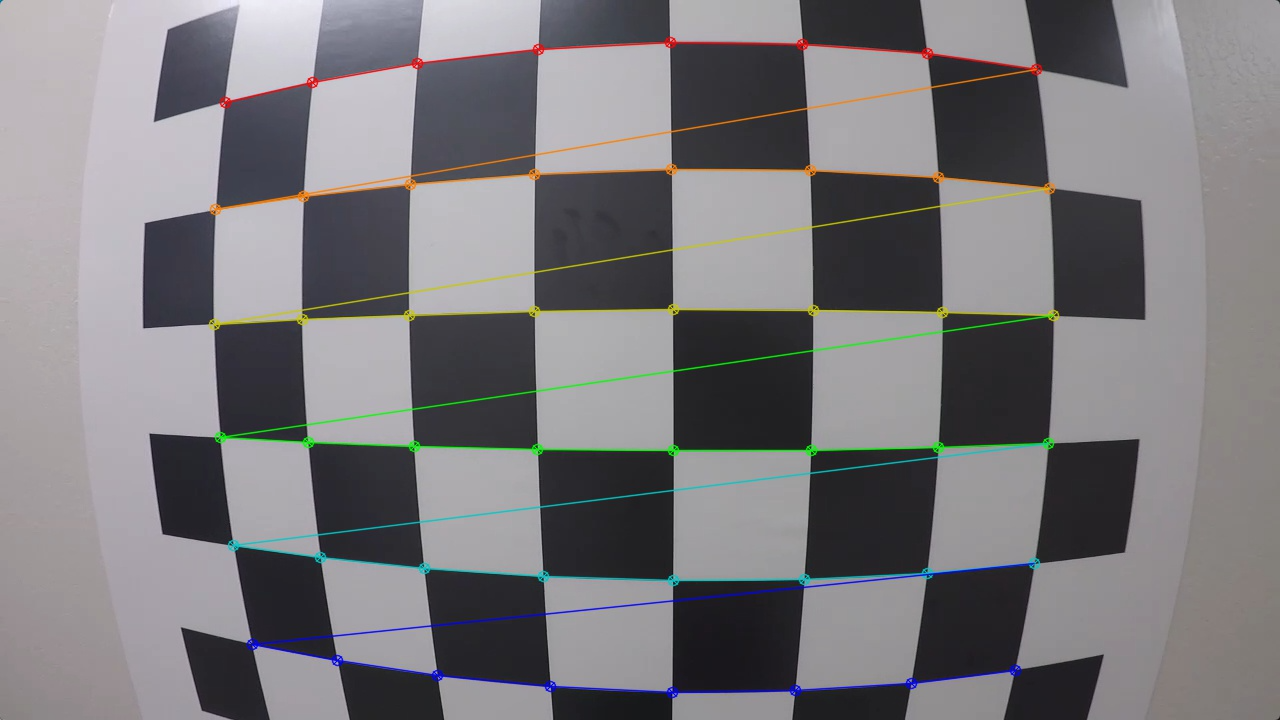
#> input picture lesson_15_advanced_lane_finding/09_finding_corners/calibration_test.png, 1280 x 720 px
$ python quiz.py
#> lines starting #> are read from the running program, lines starting #| are printed output that depends on the picture
import numpy as np
import cv2
import matplotlib.pyplot as plt
import matplotlib.image as mpimg

plt.interactive(False)

# prepare object points
nx = 8
ny = 6

# Make a list of calibration images
fname = 'calibration_test.png'
img = cv2.imread(fname)
#> img is the input picture: shape (720, 1280, 3); mean B, G, R 123.4, 120.3, 121.9

# Convert to grayscale
gray = cv2.cvtColor(img, cv2.COLOR_BGR2GRAY)
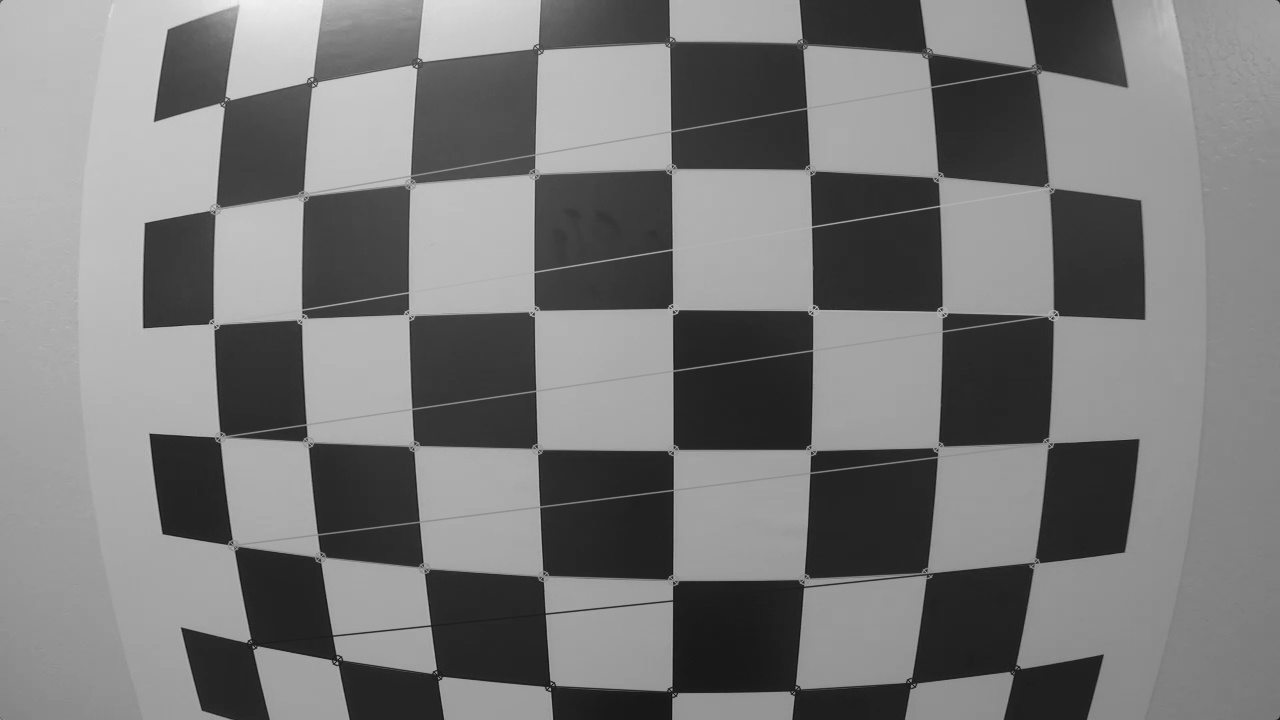
#> gray: shape (720, 1280); min 13, max 240, mean 121.2

# Find the chessboard corners
ret, corners = cv2.findChessboardCorners(gray, (nx, ny), None)
#> ret = False; corners = None

# If found, draw corners
if ret == True:
    # Draw and display the corners
    cv2.drawChessboardCorners(img, (nx, ny), corners, ret)
    plt.imshow(img)
